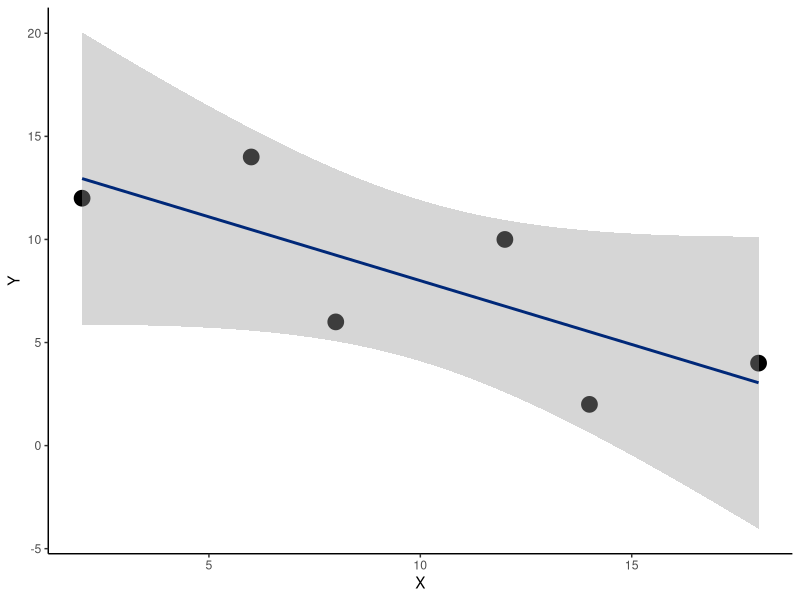
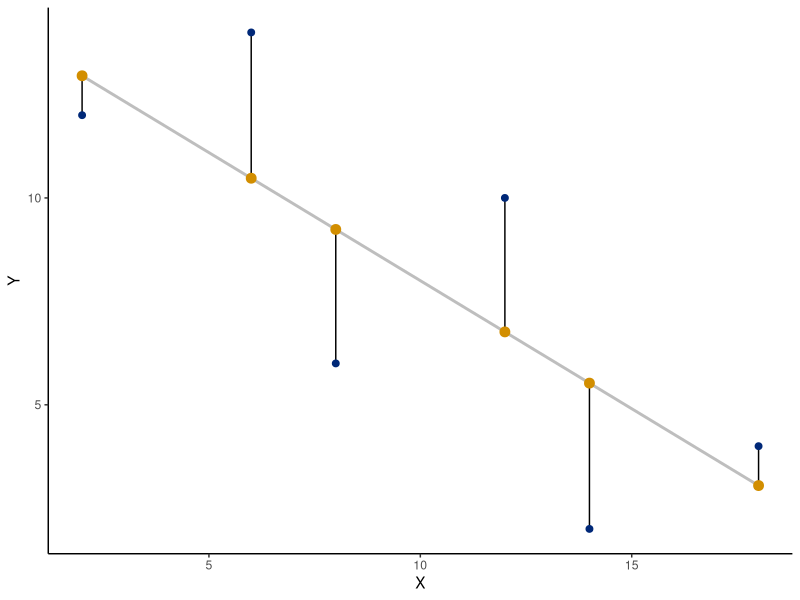

R code for these plots, in order:
## ---- chunk 1
library(tidyverse)
## ---- chunk 2
X <- c(2, 6, 8, 12, 14, 18)
Y <- c(12, 14, 6, 10, 2, 4)

data <- data.frame(X, Y)
## ---- chunk 3
model <- lm(Y~X); model
## ---- chunk 4
confint(model, level=0.95)
## ---- chunk 5
summary(model)

## ---- chunk 6
anova(model)
## ---- chunk 7
ggplot(data, aes(X, Y)) +
  geom_point(
    size=5
    )+
  stat_smooth(
    method="lm", 
    color="#002878"
    )+
  theme_classic(
    
  )
## ---- chunk 8
data$residuals <- residuals(model)
data$predicted <- predict(model)
## ---- chunk 9
ggplot(data, aes(X, Y))+
  geom_segment(
    aes(xend=X, yend=predicted)
    )+
   geom_smooth(
     method="lm", 
     size=1, 
     se=F, 
     color = "gray"
     )+
  geom_point(
    color="#002878", 
    size=2
    )+
  geom_point(
    aes(y=predicted), 
    color="#d28e00", 
    size=3
    )+
  theme_classic(
    
  )
 
